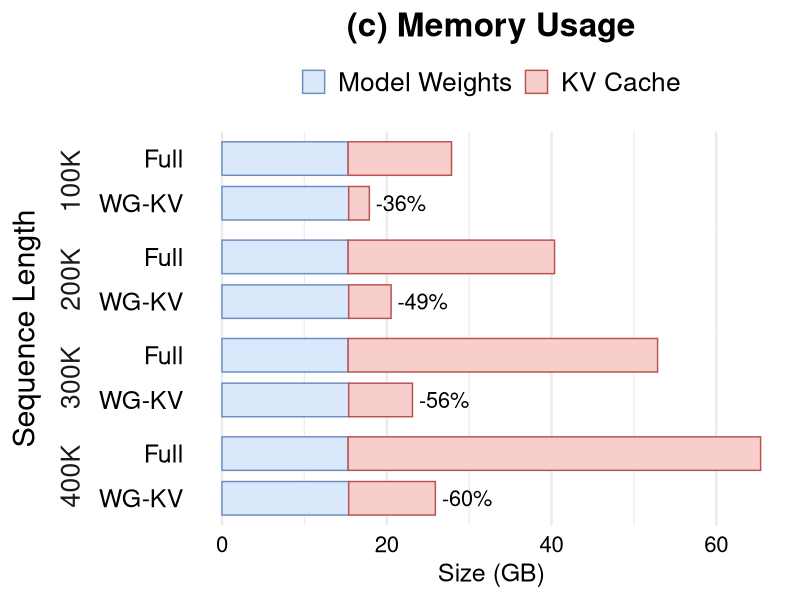

The R script that drew this image:
library(tidyverse)

data <- read_csv("data/perf_3.csv") %>%
  filter(tokens %in% c("100K", "200K", "300K", "400K")) %>%
  mutate(
    tokens = fct_inorder(tokens),
    method = fct_relevel(method, "WG-KV", "Full"),
    component = fct_inorder(component)
  ) %>%
  group_by(tokens, method) %>%
  mutate(total_latency = sum(size)) %>%
  ungroup()

reduction_labels <- data %>%
  distinct(tokens, method, total_latency) %>%
  group_by(tokens) %>%
  mutate(
    vanilla_latency = total_latency[method == "Full"],
    reduction = (total_latency - vanilla_latency) / vanilla_latency,
    label = if_else(
      method == "WG-KV",
      scales::label_percent(accuracy = 1)(reduction),
      ""
    )
  ) %>%
  ungroup()

fig <- ggplot(data, aes(x = size, y = method, fill = component, colour = component)) +
  geom_col(width = 0.75, position = position_stack(reverse = TRUE)) +
  geom_text(
    data = reduction_labels,
    aes(x = total_latency, y = method, label = label),
    hjust = -0.13,
    size = 5.5,
    inherit.aes = FALSE
  ) +
  facet_grid(tokens ~ ., switch = "y") +
  scale_fill_manual(
    values = c("Model Weights" = "#DAE8FC", "KV Cache" = "#F8CECC"),
  ) +
  scale_colour_manual(
    values = c("Model Weights" = "#6C8EBF", "KV Cache" = "#B85450"),
  ) +
  labs(
    title = "(c) Memory Usage",
    x = "Size (GB)",
    y = "Sequence Length",
  ) +
  theme_minimal(base_size = 18) +
  theme(
    plot.title = element_text(size = 24, hjust = 0.5, face = "bold"),
    legend.position = "top",
    legend.title = element_blank(),
    legend.text = element_text(size = 19),
    axis.title.y = element_text(size = 22),
    axis.text.x = element_text(size = 16, colour = "black"),
    axis.text.y = element_text(size = 18, colour = "black"),
    strip.text.y = element_text(size = 19),
    strip.placement = "outside",
    panel.spacing = unit(0, "cm"),
    panel.grid.major.y = element_blank(),
    panel.grid.minor.y = element_blank(),
  )

ggsave("perf_3.pdf", fig, width = 6.2, height = 4.95, units = "in")
